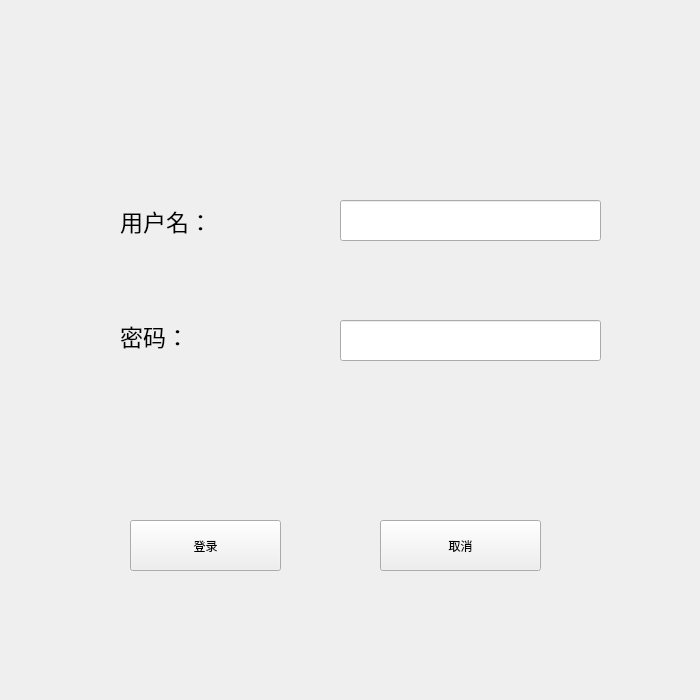
<?xml version="1.0" encoding="UTF-8"?>
<ui version="4.0">
 <class>Login</class>
 <widget class="QWidget" name="Login">
  <property name="geometry">
   <rect>
    <x>0</x>
    <y>0</y>
    <width>700</width>
    <height>700</height>
   </rect>
  </property>
  <property name="minimumSize">
   <size>
    <width>700</width>
    <height>700</height>
   </size>
  </property>
  <property name="maximumSize">
   <size>
    <width>700</width>
    <height>700</height>
   </size>
  </property>
  <property name="windowTitle">
   <string>登录</string>
  </property>
  <widget class="QLabel" name="label">
   <property name="geometry">
    <rect>
     <x>120</x>
     <y>170</y>
     <width>171</width>
     <height>101</height>
    </rect>
   </property>
   <property name="font">
    <font>
     <pointsize>17</pointsize>
    </font>
   </property>
   <property name="layoutDirection">
    <enum>Qt::LeftToRight</enum>
   </property>
   <property name="text">
    <string>用户名：</string>
   </property>
  </widget>
  <widget class="QLabel" name="label_2">
   <property name="geometry">
    <rect>
     <x>120</x>
     <y>300</y>
     <width>181</width>
     <height>71</height>
    </rect>
   </property>
   <property name="font">
    <font>
     <pointsize>17</pointsize>
    </font>
   </property>
   <property name="text">
    <string>密码：</string>
   </property>
  </widget>
  <widget class="QLineEdit" name="lineEdit">
   <property name="geometry">
    <rect>
     <x>340</x>
     <y>200</y>
     <width>261</width>
     <height>41</height>
    </rect>
   </property>
   <property name="font">
    <font>
     <pointsize>16</pointsize>
    </font>
   </property>
  </widget>
  <widget class="QLineEdit" name="lineEdit_2">
   <property name="geometry">
    <rect>
     <x>340</x>
     <y>320</y>
     <width>261</width>
     <height>41</height>
    </rect>
   </property>
   <property name="font">
    <font>
     <pointsize>16</pointsize>
    </font>
   </property>
   <property name="inputMask">
    <string/>
   </property>
   <property name="text">
    <string/>
   </property>
   <property name="echoMode">
    <enum>QLineEdit::Password</enum>
   </property>
  </widget>
  <widget class="QPushButton" name="login">
   <property name="geometry">
    <rect>
     <x>130</x>
     <y>520</y>
     <width>151</width>
     <height>51</height>
    </rect>
   </property>
   <property name="text">
    <string>登录</string>
   </property>
  </widget>
  <widget class="QPushButton" name="cancel">
   <property name="geometry">
    <rect>
     <x>380</x>
     <y>520</y>
     <width>161</width>
     <height>51</height>
    </rect>
   </property>
   <property name="text">
    <string>取消</string>
   </property>
  </widget>
 </widget>
 <resources/>
 <connections/>
</ui>
